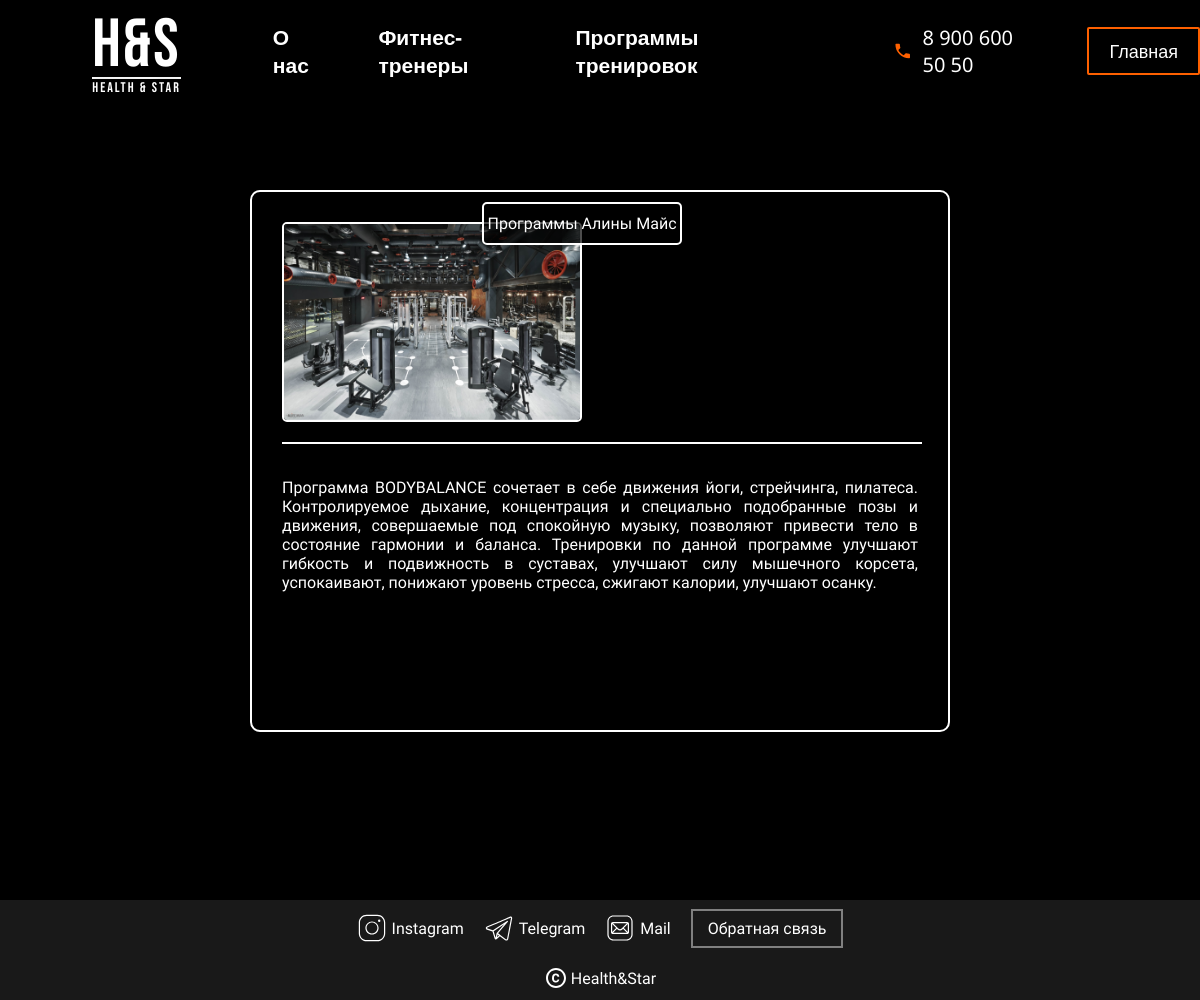
/pages/card_program.php?id=9 (signed in), run on the app's committed database.
### tables this page shows
CREATE TABLE `training_card` (
  `id` int(11) NOT NULL,
  `training_img` varchar(255) DEFAULT NULL,
  `training_name` varchar(255) DEFAULT NULL,
  `training_description` varchar(255) DEFAULT NULL,
  `training_text` text
);

### include/functions.php (called while the page is built, shortened)
<?php
function out_url($pages = '') {
    return HOST . "/pages/$pages";
}
function db() {
    try {
        return new PDO("mysql:host=" . DB_HOST . "; dbname=" . DB_NAME . "; charset=utf8", DB_USER, DB_PASS, [
            PDO::ATTR_EMULATE_PREPARES => false,
            PDO::ATTR_ERRMODE => PDO::ERRMODE_EXCEPTION,
            PDO::ATTR_DEFAULT_FETCH_MODE => PDO::FETCH_ASSOC
        ]);
    } catch (PDOException $e) {
        die($e->getMessage());
    }
}
function db_query($sql = ''){
    return db()->query($sql);
}
function get_product_info($id){
    return db_query("SELECT * FROM training_card WHERE id = '$id';")->fetch();
}

### pages/card_program.php (the view, shortened to what this page needs)
<?php
require_once '../include/header.php';
$training_card = get_product_info($_GET['id']);
?>
<body class="color_background">
<div class="train_add_programm flex-direction">
    <div class="train_programm_container">
        <div class="train_programm_container_up">
            <div class="train_programm_container_up-img">
                <div class="programm_container_up-description">
                    <p><?= $training_card['training_name']?></p>
                </div>
                <img src="../img/<?= $training_card['training_img']?>" class="programm_container_up-img">
            </div>
        </div>
        <div class="train_programm_container_down">
            <div class="train_programm_container_down_p">
                <p align="justify"><?= $training_card['training_text']?></p>
            </div>
        </div>
    </div>
</div>
<header class="header">
    <div class="header__container">
        <div class="header__navigation">
            <div class="header__logo">
                <a class="logo_link" href="">
                    <p class="logo">H&S</p>
                </a>
            </div>
            <div class="navigation">
                <a class="about_us">О нас</a>
                <a class="about_trainer">Фитнес-тренеры</a>
                <a class="about_training">Программы тренировок</a>
            </div>
            <div class="navigation__container">
                <a href="#" class="navigation__phone">
                    <p class="phone-number">8 900 600 50 50</p>
                </a>
                <?php if (isset($_SESSION['user']['id']) && !empty($_SESSION['user']['id'])){?>
                    <a class="login" href="<?php echo out_url("index.php"); ?>">Главная</a>
                <?php }else { ?>
                    <a class="login" href="<?php echo get_url('register.php'); ?>">Регистрация</a>
                    <a class="login" href="<?php echo get_url('login.php'); ?>">Авторизация</a>
                <?php } ?>
            </div>
        </div>
    </div>
</header>
<div class="container container_login">
    <div class="page-panel__main">
        <video autoplay muted loop class="video video_login">
            <source src="../videos/Gym%20cinematic%20promotion%20video.mp4">
        </video>
    </div>
</div>
<footer class="footer">
    <div class="footer__content">
        <div class="link__contacts">
            <div class="navigation__contacts">
                <a href="#" class="container_instagram">
                    <svg class="insta" fill="#ffffff" xmlns="http://www.w3.org/2000/svg"  viewBox="0 0 50 50" width="50px" height="50px">
                        <p>Instagram</p>
                    </svg>
                </a>
                <a href="#" class="container_telegram">
                    <p>Telegram</p>
                </a>
                <a href="#" class="container_mail">
                    <p>Mail</p>
                </a>
                <a href="#" class="callback">Обратная связь</a>
            </div>
        </div>
        <div class="link__copyright">
            <p>Health&Star</p>
        </div>
    </div>
</footer>
<?php include '../include/footer.php'; ?>

### css/profile.css (style rules this page uses)
.container_login { position: relative; height: 840px; }
.train_add_programm { z-index: 2; width: 100%; display: flex; justify-content: center; align-items: center; position: absolute; gap: 30px; margin-top: 240px; }
.train_programm_container { border-radius: 10px; flex-direction: column; display: flex; width: 700px; height: 542px; border: white 2px solid; background-color: rgba(1,1,1,0.5); z-index: 15; }

### data on the page
training_card: training_name "Программы Алины Майс", training_img (picture), training_text "Программа BODYBALANCE сочетает в себе движения йоги, стрейчинга, пилатеса. Контролируемое дыхание, концентрация и специально подобранные позы и движения, совершаемые под спокойную музыку, позволяют привести тело в состояние гармонии и баланса. Тренировки по данной программе улучшают гибкость и подвижность в суставах, улучшают силу мышечного корсета, успокаивают, понижают уровень стресса, сжигают калории, улучшают осанку."
